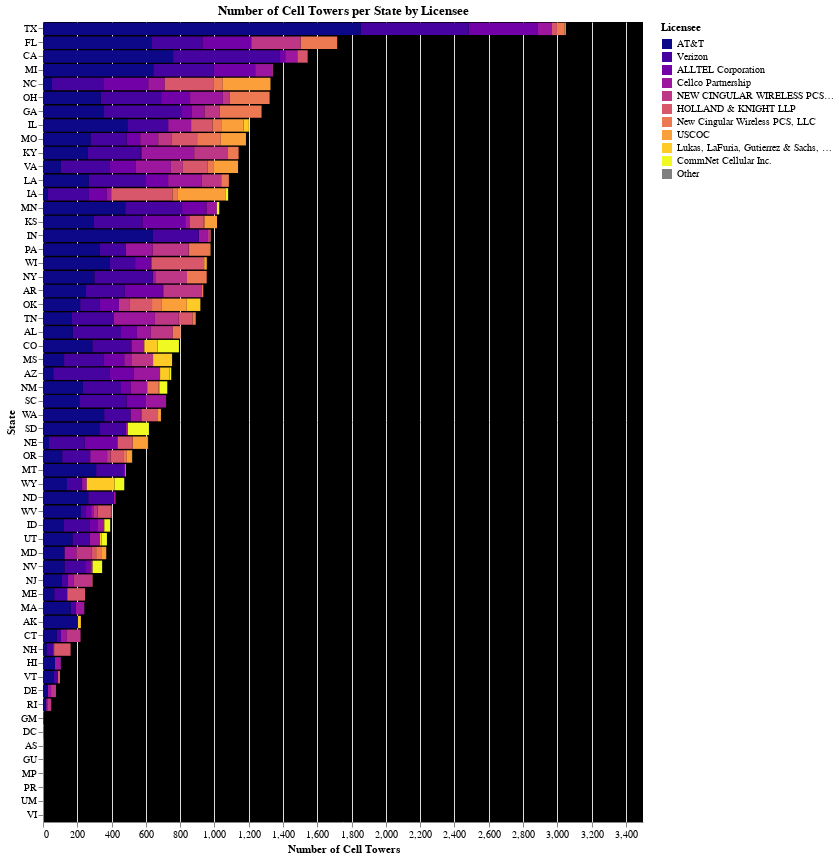

Write notebook code for a chart like this one.
### Code cell
licensee_counts = cell_towers_gdf.groupby('Licensee').size().reset_index(name='Count')

top_licensees = licensee_counts.sort_values(by='Count', ascending=False).head(10)['Licensee']

cell_towers_gdf['LicenseeAdjusted'] = cell_towers_gdf['Licensee'].where(cell_towers_gdf['Licensee'].isin(top_licensees), 'Other')


state_licensee_counts_adjusted = cell_towers_gdf.groupby(['LocState', 'LicenseeAdjusted']).size().reset_index(name='Count')

licensee_colors_adjusted = {**licensee_color, 'Other': 'grey'}
unique_licensees_adjusted = top_licensees.tolist() + ['Other']


bar_chart = alt.Chart(state_licensee_counts_adjusted).mark_bar().encode(
    x=alt.X('Count:Q', title='Number of Cell Towers'),
    y=alt.Y('LocState:N', title='State', sort='-x'),
    color=alt.Color('LicenseeAdjusted:N', legend=alt.Legend(title="Licensee"),
                    scale=alt.Scale(domain=unique_licensees_adjusted, range=[licensee_colors_adjusted[lic] for lic in unique_licensees_adjusted])),
    tooltip=['LocState:N', 'LicenseeAdjusted:N', 'Count:Q']
).interactive()


styled_chart2 = bar_chart.configure_view(
    strokeWidth=0,
    fill='#000'
).properties(
    title='Number of Cell Towers per State by Licensee',
    width=600,
    height=800
)
styled_chart2

### Figure 1 — Vega-Lite specification as saved in the notebook (floating-point values rounded to 4 significant figures; data arrays with more than 128 entries replaced by an {"elided": "..."} marker saying what was removed)
{"config": {"view": {"continuousWidth": 300, "continuousHeight": 300, "fill": "#000", "strokeWidth": 0}}, "data": {"name": "data-a641407cdbfafc289d58a2d828a15d15"}, "mark": {"type": "bar"}, "encoding": {"color": {"field": "LicenseeAdjusted", "legend": {"title": "Licensee"}, "scale": {"domain": ["AT&T", "Verizon", "ALLTEL Corporation", "Cellco Partnership", "NEW CINGULAR WIRELESS PCS, LLC", "HOLLAND & KNIGHT LLP", "New Cingular Wireless PCS, LLC", "USCOC", "Lukas, LaFuria, Gutierrez & Sachs, LLP", "CommNet Cellular Inc.", "Other"], "range": ["#0d0887", "#46039f", "#7201a8", "#9c179e", "#bd3786", "#d8576b", "#ed7953", "#fb9f3a", "#fdca26", "#f0f921", "grey"]}, "type": "nominal"}, "tooltip": [{"field": "LocState", "type": "nominal"}, {"field": "LicenseeAdjusted", "type": "nominal"}, {"field": "Count", "type": "quantitative"}], "x": {"field": "Count", "title": "Number of Cell Towers", "type": "quantitative"}, "y": {"field": "LocState", "sort": "-x", "title": "State", "type": "nominal"}}, "height": 800, "params": [{"name": "param_6", "select": {"type": "interval", "encodings": ["x", "y"]}, "bind": "scales"}], "title": "Number of Cell Towers per State by Licensee", "width": 600, "$schema": "https://vega.github.io/schema/vega-lite/v5.14.1.json", "datasets": {"data-a641407cdbfafc289d58a2d828a15d15": {"elided": "580 records"}}}
